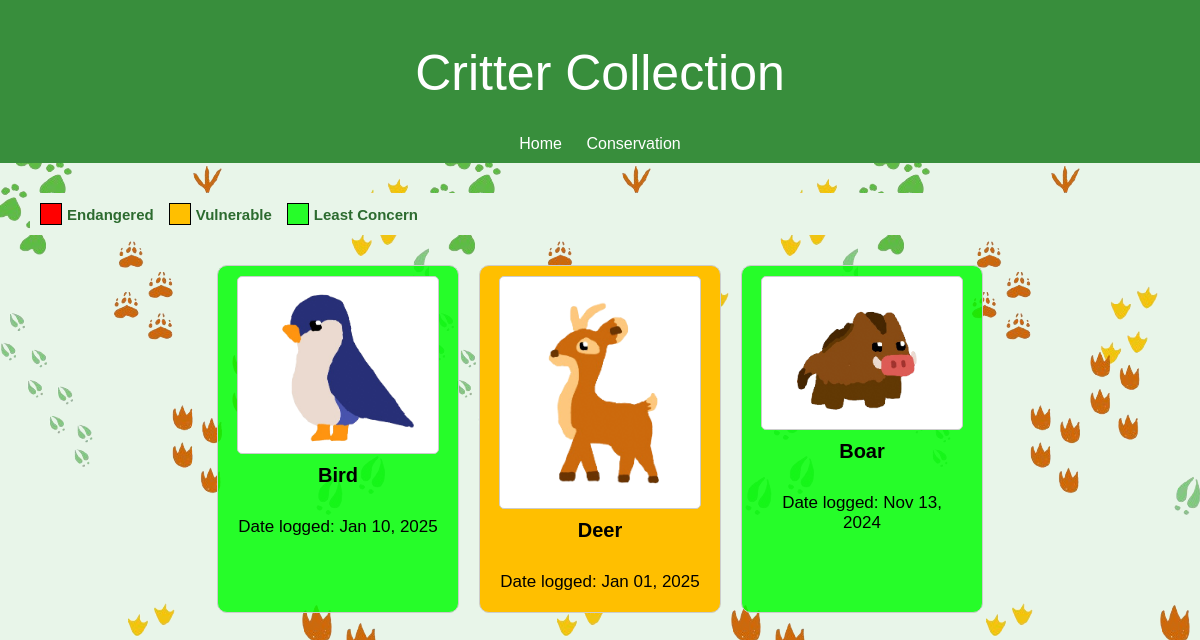
The app's page /critters/ with its own data.
### test/models.py (models this page shows, shortened)
class Animal_Log(models.Model):
    name = models.CharField(max_length=100, primary_key=True, unique=True)
    date = models.DateTimeField()
    loc = models.CharField(max_length=100)

### test/views.py (the view)
# urls.py: path('critters/', views.critters, name='critters'),  # Critter page
def critters(request):
    logs = Animal_Log.objects.all().order_by('-date')  # Fetch all entries from the database
    endangerment_mapping = {
        "dog": "least-concern",
        "sheep": "least-concern",
        "fox": "vulnerable",
        "dog": "least-concern",
        "housecat": "least-concern",
        "spider": "least-concern",
        "horse": "least-concern",
        "elephant": "endangered",
        "squirrel": "least-concern",
        "chicken": "least-concern",
        "butterfly": "least-concern",
        "boar": "least-concern",
        "bird": "least-concern",
        "deer": "vulnerable"
    }
    log_with_endangerment_level = []
    for log in logs:
        log_with_endangerment_level.append({
            'name': log.name.capitalize(),
            'date': log.date,
            'class_name': endangerment_mapping.get(log.name.lower(), "neutral"),
        })
    return render(request, 'test/critters.html', {'logs': log_with_endangerment_level})

### test/templates/test/critters.html (shortened to what this page needs)
<!DOCTYPE html>
<html lang="en">
<head>
    <link rel="stylesheet" href="../../static/styles.css">
    <link rel="stylesheet" href="../../static/critters.css">
</head>
<body>
    <header>
        <h1>Critter Collection</h1>
        <nav>
            <a href="/">Home</a>
            <a href="/conservation">Conservation</a>
        </nav>
    </header>
    <main>
        <div class="legend">
            <div class="legend-item" style="--color: red;">Endangered</div>
            <div class="legend-item" style="--color: rgb(255, 191, 0);">Vulnerable</div>
            <div class="legend-item" style="--color: rgba(0, 255, 4, 0.836);">Least Concern</div>
        </div>
        <div class="container">
            {% load static %}
            {% for log in logs %}
            <div class="grid-item {{ log.class_name }}">
                <img src="{% static '' %}{{ log.name|lower }}.png"
                alt="{{ log.name }}"
                onmouseover="this.src='../../static/{{ log.name|lower }}_hover.png';"
                onmouseout="this.src='../../static/{{ log.name|lower }}.png';">
                <p>{{ log.name }}</p>
                <p1>Date logged: {{ log.date|date:"M d, Y" }}</p1>
            </div>
            {% endfor %}
        </div>
    </main>
</body>
</html>

### test/static/styles.css (style rules this page uses)
body { font-family: "Century Gothic", sans-serif; margin: 0; padding: 0; background-image: url('prints0.png'); background-color: #e8f5e9; color: #2c6b2f; }
header { background-color: #388e3c; color: white; padding: 10px 0; text-align: center; }
h1, h2 { font: 50px "Century Gothic", sans-serif; }
nav a { color: white; text-decoration: none; margin: 0 10px; }
main { padding: 20px; text-align: center; }

### test/static/critters.css (style rules this page uses)
.container { display: flex; flex-wrap: wrap; gap: 20px; justify-content: center; padding: 20px; }
.grid-item { display: flex; flex-direction: column; align-items: center; width: 220px; padding: 10px; border: 1px solid #ccc; border-radius: 10px; }
.grid-item img { max-width: 200px; border: 1px solid #ccc; border-radius: 5px; background-color: white; }
.grid-item p { margin-top: 10px; font-size: 20px; font-weight: bold; color: #000; text-align: center; }
.grid-item p1 { font-size: 17px; color: #000; text-align: center; padding: 10px; }
.vulnerable { background-color: rgb(255, 191, 0); }
.least-concern { background-color: rgba(0, 255, 4, 0.836); }
.legend { display: flex; flex-direction: row; gap: 15px; font-family: "Century Gothic", sans-serif; margin: 10px; padding: 10px; background-color: #e8f5e9; }
.legend-item { display: flex; align-items: center; gap: 5px; font-size: 15px; font-weight: bold; }
.legend-item::before { content: ''; width: 20px; height: 20px; border: 1px solid #000; background-color: var(--color); }

### records on screen
Animal_Log: shows a picture, name "Bird", date "Jan 10, 2025"
Animal_Log: shows a picture, name "Deer", date "Jan 01, 2025"
Animal_Log: shows a picture, name "Boar", date "Nov 13, 2024"
